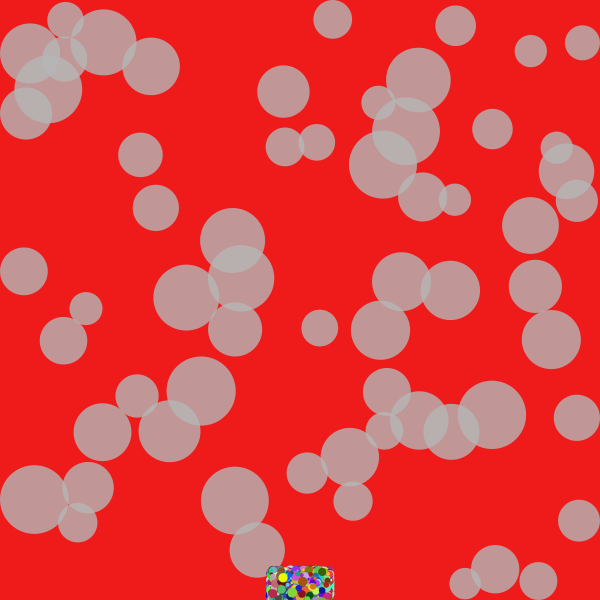
Frame 1 (no input)
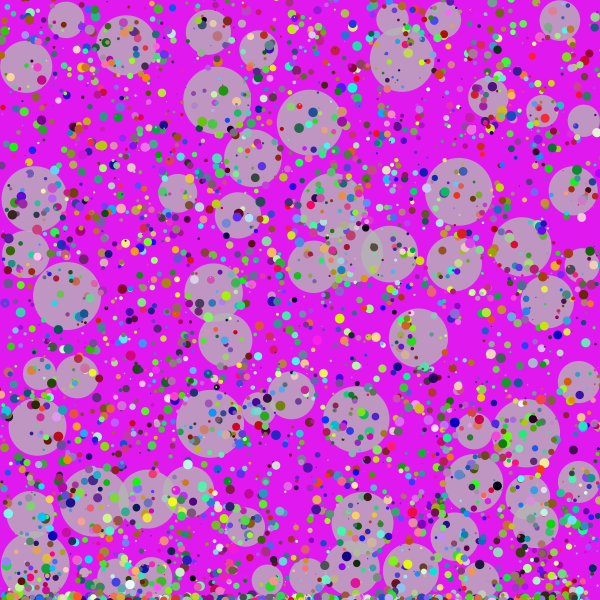
Frame 60 (the mouse pressed at the canvas centre just before this capture)
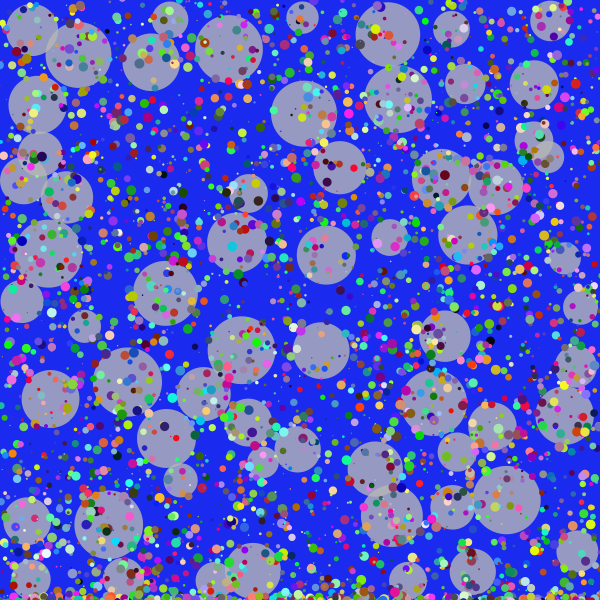
Frame 120 (the mouse held since frame 60 and released just before this capture)

The Processing sketch that drew these frames (run headless with seeded random() and noise(); from frame 60 on, the mouse is pressed at the canvas centre):

// Processing sketch: processing_87392
// ── processing_87392.pde

float R = 255;
float G = 255;
float B = 0;
float incremento = +1;
float mincol = 0, maxcol = 255;
float mode = 1;
float r = 75; 
float theta = 0;
int numBalls = 62;
float spring = 0.25;
float gravity = 0.000004;
float friction = -0.4;
Ball[] balls = new Ball[numBalls];
int ballCount = 7000;
int ballSize = 10;
int ballSpeed = 20;
float[]xspeed = new float[ballCount];
float[]yspeed = new float[ballCount];
float[]xpos = new float[ballCount];
float[]ypos = new float[ballCount];
float[]wdth = new float[ballCount];
float[]ht = new float[ballCount];
int[]colors = new int[ballCount];
float bcolor;


void setup() {
  size (600,600);
  
   
  noStroke();
  for (int i = 0; i < numBalls; i++) {
    balls[i] = new Ball(random(width), random(height), random(30, 70), i, balls);
for (int p = 0; p < ballCount; p++) {
    xspeed[p] = random(1, ballSpeed);
    yspeed[p] = random(-ballSpeed, ballSpeed);
    wdth[p] = random(1, ballSize);
    ht[p] = wdth[p];
    xpos[p] = width/2+random(-width/20, width/20);
    ypos[p] = height+random(-height/20, height/20);
    colors[p] = color(random(255), random(255), random(255));
    fill(colors[p]);
}

  }}
   void draw()
{
  
   colorMode(HSB, 359, 99, 99);
  background(bcolor, 88, 93);
  bcolor ();

 
  {
   // strokeWeight(10);
   // stroke(26,255,0,10);
   // line(random(height),random(width),0,320);
  }
  for (int i = 0; i < numBalls; i++) {
    balls[i].collide();
    balls[i].move();
    balls[i].display(); 
  }
  for (int p = 0; p < ballCount; p++) {
    fill(colors[p]);
    ellipse(xpos[p], ypos[p], wdth[p], ht[p]);
    xpos[p]+=sin(p)*xspeed[p];
    ypos[p]+=cos(p)*yspeed[p];
   
    if (xpos[p]+wdth[p]/2>=width || xpos[p]<=wdth[p]/2) {
      xspeed[p]*=-1;
    }
    if (ypos[p]+ht[p]/2>=height || ypos[p]<=ht[p]/2) {
      yspeed[p]*=-1;
  
}



  }
}
class Ball {
  float x, y;
  float diameter;
  float vx = 0;
  float vy = 0;
  int id;
  Ball[] others;
  
  Ball(float xin, float yin, float din, int idin, Ball[] oin) {
    x = xin;
    y = yin;
    diameter = din;
    id = idin;
    others = oin;
  }
   
  void collide() {
    for (int i = id + 1; i < numBalls; i++) {
      float dx = others[i].x - x;
      float dy = others[i].y - y;
      float distance = sqrt(dx*dx + dy*dy);
      float minDist = others[i].diameter/2 + diameter/2;
      if (distance < minDist) {
        float angle = atan2(dy, dx);
        float targetX = x + cos(angle) * minDist;
        float targetY = y + sin(angle) * minDist;
        float ax = (targetX - others[i].x) * spring;
        float ay = (targetY - others[i].y) * spring;
        vx -= ax;
        vy -= ay;
        others[i].vx += ax;
        others[i].vy += ay;
      }
    }  
  }
   
  void move() {
    vy += gravity;
    x += vx;
    y += vy;
    if (x + diameter/2 > width) {
      x = width - diameter/2;
      vx *= friction;
    }
    else if (x - diameter/2 < 0) {
      x = diameter/2;
      vx *= friction;
    }
    if (y + diameter/2 > height) {
      y = height - diameter/2;
      vy *= friction;
    }
    else if (y - diameter/2 < 0) {
      y = diameter/2;
      vy *= friction;
    }
  }
   
  void display() {
    fill(255, 204);
    ellipse(x, y, diameter, diameter);
  }
}
void bcolor() {
  if (bcolor > 359) {
    bcolor = 0;
  }
  if (bcolor >= 0) {
    bcolor += 5;
  }
}
